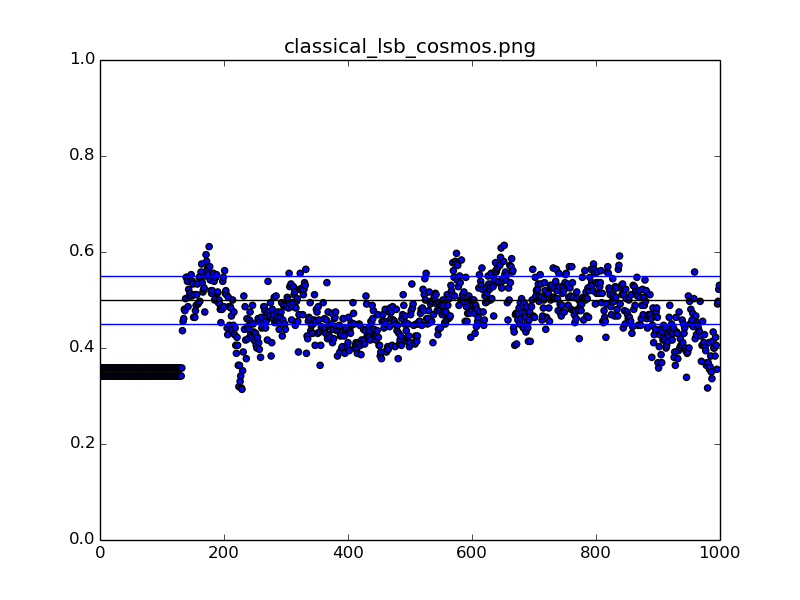
#> input picture comparaison/example/Chi_square_classical_lsb_cosmos.png, 800 x 600 px
$ python lsb_comparaison.py example/Chi_square_classical_lsb_cosmos.png   (Python 2 division)   (older library calls are emulated)
#> lines starting #> are read from the running program, lines starting #| are printed output that depends on the picture; after the words box and inside, x2 and y2 are one past the last pixel; in counts of white or black regions, pixels touching at a corner belong together
#> further down, image is the input picture: shape (600, 800, 4); mean R, G, B, A 238.3, 238.3, 243.7, 255
### utils/utils.py
#!/usr/bin/python

import matplotlib.pyplot as plt
import numpy as np
import binascii


# decompose une image [h][w][3] (0->255) selon une composante (0 pour rouge, 1 pour vert, 2 pour bleu)
# retourne [h*w] (0->255)
def decompose_comp(image,comp):
    return image[:,:,comp].ravel()

# decompose une image [h][w][3] selon toutes ses composantes et retourne la concatenation des 3 composantes
# retourne [h*w*3] (0->255)
# [13 lines left out: functions decompose, decompose_lsb, not called in this run]

# decompose une image [h][w][3] en ses bits de poids faibles sur une de ses composantes
# retourne [h*w] (0->1)
def decompose_lsb_comp(image,comp):
#> called with comp = 0
    tmp = decompose_comp(image,comp)
    for i in range(len(tmp)):
        tmp[i] = tmp[i]&1
    return tmp

# recompose une image a partir de la taille d'une image initiale et d'un tableau de pixel [h*w*3] (0->255)
# retourne une Image
def imageRecompose(imageVectorized,imageInitiale):
    shape = imageInitiale[:,:,0].shape
#> shape = (600, 800)
    length = len(imageVectorized)/3
#> length = 480000
    image_R = imageVectorized[0:length].reshape(shape)
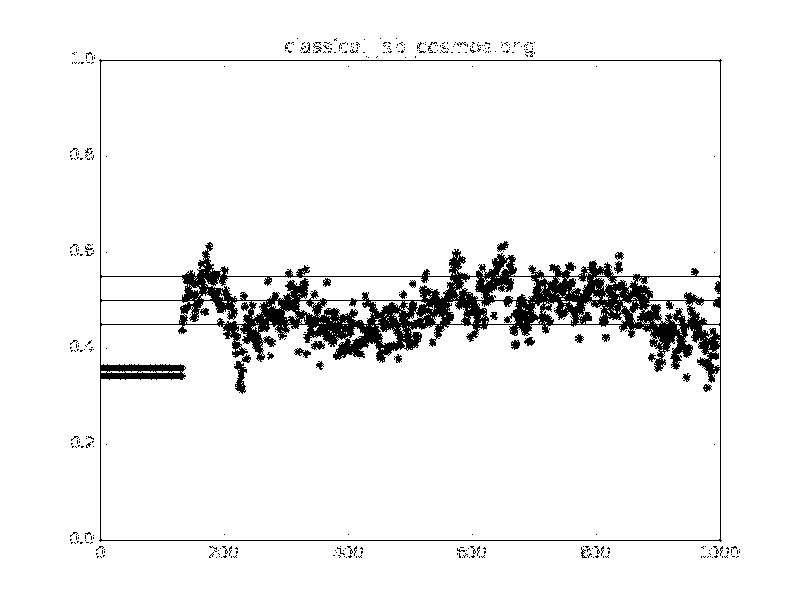
#> image_R: shape (600, 800); 94.1% white; 389 black regions (365 under 20 px), largest, box (x1, y1, x2, y2) and area: (99, 59, 722, 542) 25408, (234, 354, 251, 394) 281, (294, 348, 311, 358) 85
    image_G = imageVectorized[length:2*length].reshape(shape)
    image_B = imageVectorized[2*length:].reshape(shape)

    image = imageInitiale.copy()
    image[:,:,0] = image_R
    image[:,:,1] = image_G
    image[:,:,2] = image_B
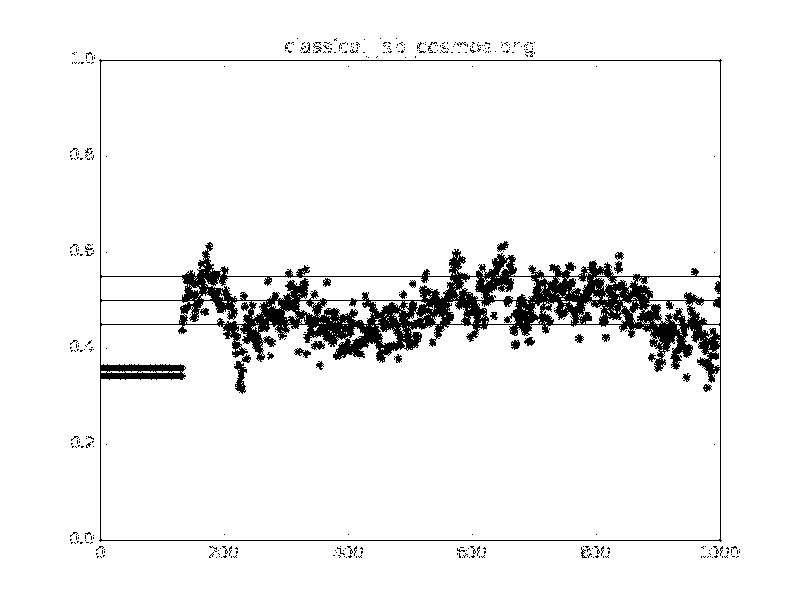
#> image: shape (600, 800, 4); mean R, G, B, A 240.1, 240.1, 240.1, 255

    return image


# convertit une chaine de caracteres en chaine binaire
# [64 lines left out: functions textToBin, binToText, clearLSB, log2, binarize_array, binarize_matrix and 1 more, not called in this run]

### comparaison/lsb_comparaison.py
#!/usr/bin/python

import os
import inspect

currentdir = os.path.dirname(os.path.abspath(inspect.getfile(inspect.currentframe())))
parentdir = os.path.dirname(currentdir)
os.sys.path.insert(0,parentdir)

import matplotlib.pyplot as plt
from utils import utils
from PIL import Image
import numpy as np
import argparse

parser = argparse.ArgumentParser(description='Compare lsb of images')
parser.add_argument('image', metavar='image', nargs='+',
                    help='images we want compute differences of lsb. First one is reference')
parser.add_argument('--component', metavar='component',
                    help='component to capture (default : red)')

args = parser.parse_args()

images = args.image

component = 'red'
if  args.component is not None:
    component = args.component


for i in range(len(images)):
    image = np.array(Image.open(images[i]))
    if component == 'red':
        image_decomposed = 255*utils.decompose_lsb_comp(image,0)
    elif compoennt == 'green':
        image_decomposed = 255*utils.decompose_lsb_comp(image,1)
    else:
        image_decomposed = 255*utils.decompose_lsb_comp(image,2)

    tmp = images[i].split('/')
    tmp = tmp[-1]
    tmp = tmp.split('\\')
    tmp = tmp[-1]

    tmp_array = np.append(image_decomposed,np.append(image_decomposed,image_decomposed))
    out = Image.fromarray(utils.imageRecompose(tmp_array,image))
    out.save("LSB_"+component+"_"+tmp)

    if i>0:
        for j in range(len(tmp_array)):
            tmp_array[j] ^= ref[j]
        out = Image.fromarray(utils.imageRecompose(tmp_array,image))
        out.save("LSB_"+component+"_Xor_reference_with_"+tmp)
    else:
        ref = tmp_array.copy()

$ run again, on comparaison/example/histogram_red_classical_lsb.png
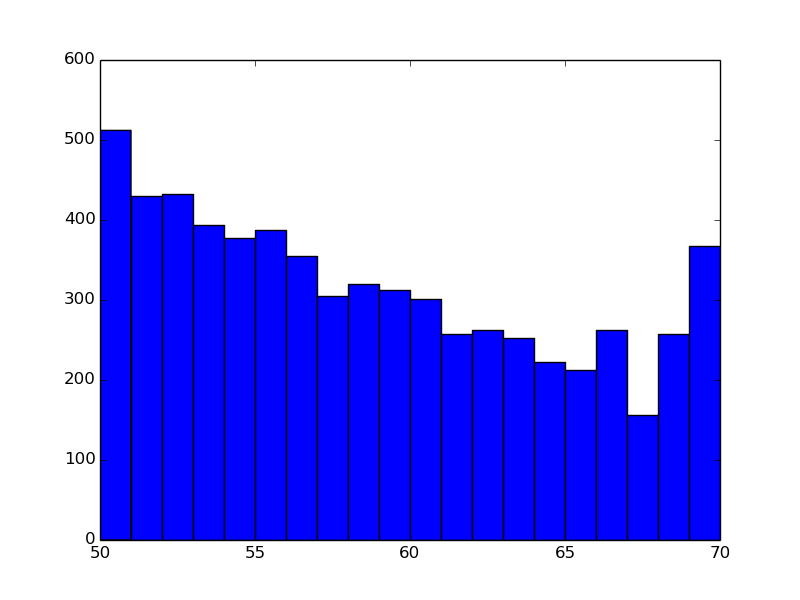
#> input picture comparaison/example/histogram_red_classical_lsb.png, 800 x 600 px
#> image is the input picture: shape (600, 800, 4); mean R, G, B, A 168.8, 168.8, 248, 255
#> length = 480000
#> in imageRecompose, `image_R = imageVectorized[0:length].reshape(shape)`:
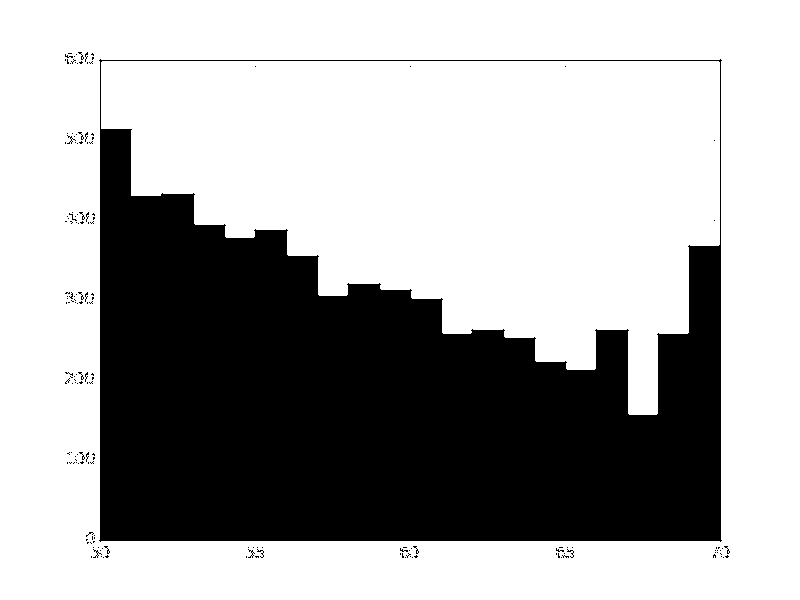
#> image_R: shape (600, 800); 66.4% white; 169 black regions (165 under 20 px), largest, box (x1, y1, x2, y2) and area: (99, 59, 722, 542) 160364, (67, 135, 76, 144) 22, (93, 549, 102, 558) 22, (248, 549, 255, 558) 20
#> in imageRecompose, `image[:,:,1] = image_G`:
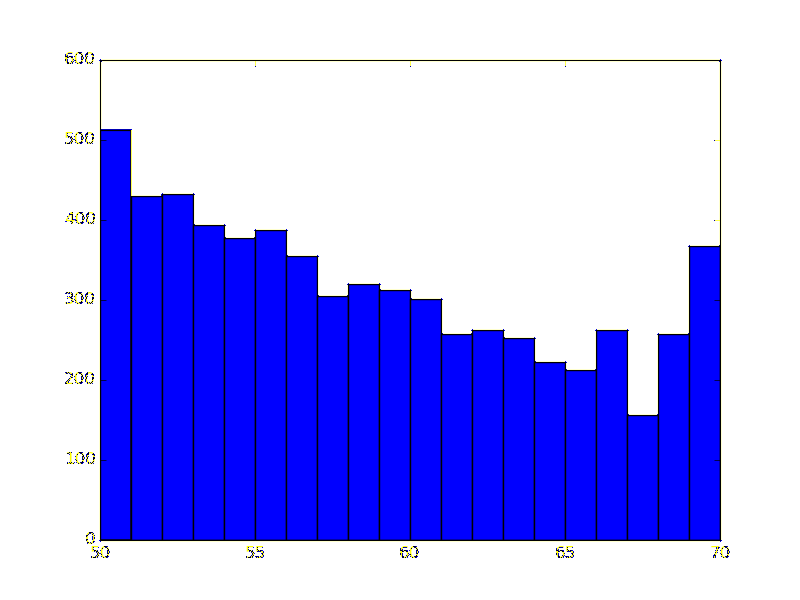
#> image: shape (600, 800, 4); mean R, G, B, A 169.4, 169.4, 248, 255
